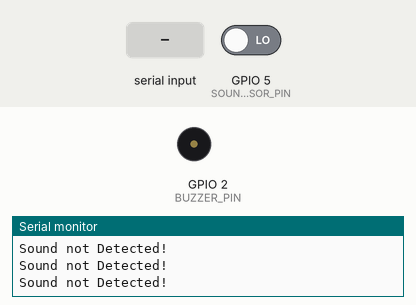
Recording of a sketch running on a simulated ESP32. Parts: buzzer (waves = sounding, pin HIGH), the last lines printed to the serial monitor. The inputs (shaded band) are chosen by the test bench; at power-on: GPIO 5 (SOUND_SENSOR_PIN) LOW.

Above: at 5.0 s.
5.1 s: GPIO 5 (SOUND_SENSOR_PIN) driven HIGH
At 7.4 s:
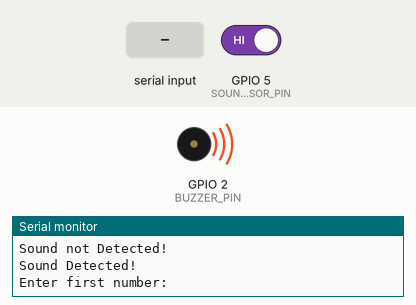
7.9 s: "90,45\n" received over Serial
10.7 s: "30,150\n" received over Serial
At 12.0 s:
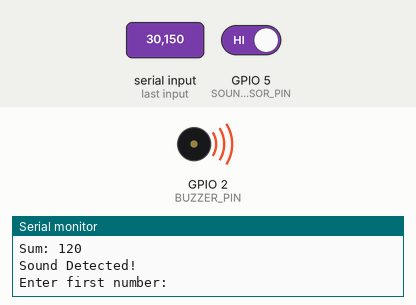
Timing chart, 0 to 13.7 s (numbered marks = the images above; inputs shaded):
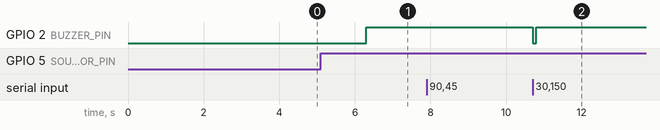

The sketch:

learning_app_update.ino
```cpp
#define SOUND_SENSOR_PIN 5
#define BUZZER_PIN 2

#define RX_PIN 3 // Define RX pin of HC-05 (not used for ESP32)
#define TX_PIN 1 // Define TX pin of HC-05 (not used for ESP32)

HardwareSerial bluetoothSerial(2); // For ESP32, use Serial2 (GPIO 16: RX, GPIO 17: TX)

void setup() {
  Serial.begin(115200);
  bluetoothSerial.begin(9600, SERIAL_8N1, RX_PIN, TX_PIN); // Initialize hardware serial with custom pins
  pinMode(SOUND_SENSOR_PIN, INPUT);
  pinMode(BUZZER_PIN, OUTPUT);
}

void loop() {
  if (digitalRead(SOUND_SENSOR_PIN) == HIGH) {
    Serial.println("Sound Detected!");
    digitalWrite(BUZZER_PIN, HIGH);
    delay(500);

    Serial.println("Enter first number:");
    int num1 = readNumberFromSerial();
    Serial.println(num1);

    Serial.println("Enter second number:");
    int num2 = readNumberFromSerial();
    Serial.println(num2);

    int sum = num1 + num2;

    Serial.print("Sum: ");
    Serial.println(sum);

    // Print numbers and sum over Bluetooth
    bluetoothSerial.print("First number: ");
    bluetoothSerial.print(num1);
    bluetoothSerial.print(", Second number: ");
    bluetoothSerial.print(num2);
    bluetoothSerial.print(", Sum: ");
    bluetoothSerial.println(sum);

    digitalWrite(BUZZER_PIN, LOW);
  }
  else {
    Serial.println("Sound not Detected!");
    delay(2000);
  }
  delay(100);
}

int readNumberFromSerial() {
  while (!Serial.available());
  String input = Serial.readStringUntil('\n');
  return input.toInt();
}
```

Measured:
- after the input at 5.1 s, GPIO 2 (BUZZER_PIN): LOW → HIGH after 1.2 s
- after the input at 10.7 s, GPIO 2 (BUZZER_PIN): HIGH → LOW at once, → HIGH 0.10 s later
